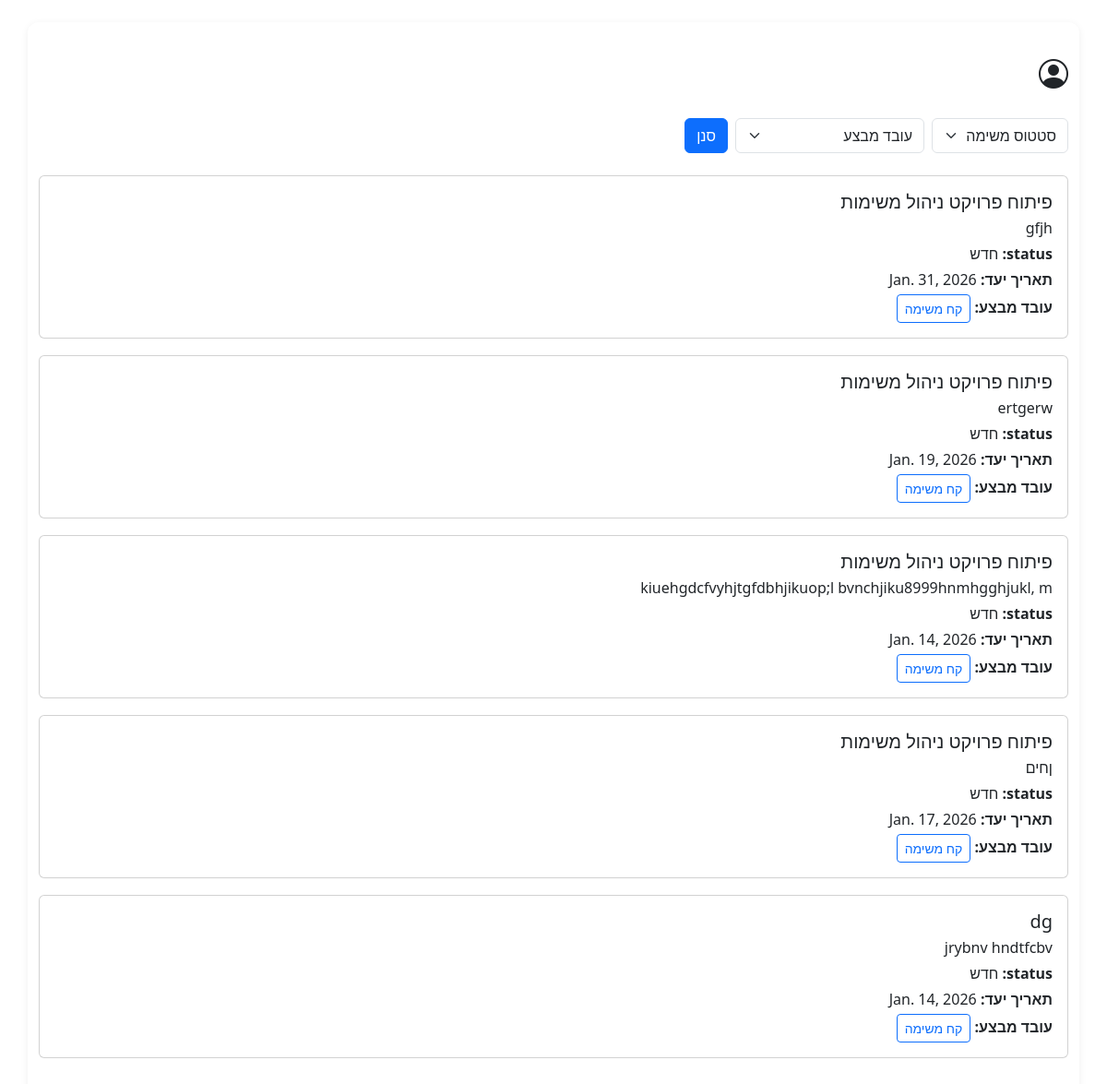
Screenshot of /TMApp/tasks/ (signed in) with the database file from the repository.
### TasksManagementApp/models.py (models this page shows, shortened)
class Task(models.Model):
    STATUS_CHOICES = [(1,"new"),(2,"in process"),(3,"completed")]
    task_id = models.AutoField(primary_key=True)
    task_name = models.CharField(max_length=100,blank=False, null=False)
    task_description = models.TextField(blank=False, null=False)
    task_last_date = models.DateField(blank=True, null=True)
    task_completed_date = models.DateField(blank=True, null=True)
    task_status = models.IntegerField(choices=STATUS_CHOICES,blank=False, null=False)
    employee = models.ForeignKey(settings.AUTH_USER_MODEL,on_delete=models.PROTECT,related_name='myTasks',blank=True, null=True)
    task_team = models.ForeignKey('Team',on_delete=models.PROTECT,related_name='tasks',blank=False, null=False)

### TasksManagementApp/views.py (the view)
# urls.py: path('tasks/', views.tasks, name='tasks'),
@login_required
def tasks(request):
    user = request.user
    role = user.employee_role
    employees = Employee.objects.all()
    tasks_qs = get_tasks_for_current_user(request)
    status = request.GET.get('status')
    employee = request.GET.get('employee')
    if status:
        tasks_qs = tasks_qs.filter(task_status=status)
    if employee:
        tasks_qs = tasks_qs.filter(employee_id=employee)
    return render(request, 'tasks.html', {
        'user': user,
        'role': role,
        'tasks': tasks_qs,
        'employees': employees,
        'form': AddTaskForm(),
    })

### TasksManagementApp/forms.py
class AddTaskForm(forms.ModelForm):
    class Meta:
        model = Task
        fields = ['task_name', 'task_description', 'task_last_date', 'employee']
        widgets = {
            'task_name': forms.TextInput(attrs={'class': 'form-control'}),
            'task_description': forms.Textarea(attrs={'class': 'form-control', 'rows': 3}),
            'task_last_date': forms.DateInput(attrs={'class': 'form-control', 'type': 'date'}),
            'employee': forms.Select(attrs={'class': 'form-select'}),
        }
    task_last_date = forms.DateField(widget=forms.DateInput(attrs={'type': 'date'}))

### TasksManagementApp/views.py (called while the page is built)
def get_tasks_for_current_user(request):
        return Task.objects.filter(task_team=request.user.team_code)

### TasksManagementApp/Templates/tasks.html (shortened to what this page needs)
{% load static %}
<!DOCTYPE html>
<html lang="he">
<head>
    <link rel="stylesheet" href="{% static 'styles.css' %}">
    <link href="https://cdn.jsdelivr.net/npm/bootstrap@5.3.3/dist/css/bootstrap.rtl.min.css" rel="stylesheet">
    <link href="https://cdn.jsdelivr.net/npm/bootstrap-icons@1.11.3/font/bootstrap-icons.css" rel="stylesheet">
</head>
<body dir="rtl">
<div class="container mt-4">
    <div class="d-flex justify-content-between align-items-center mb-4">
        <div class="user-menu">
            <i class="bi bi-person-circle fs-2"></i>
        </div>
    </div>
    <form method="get" class="row g-2 align-items-center mb-4">
        <div class="col-auto">
            <select name="status" class="form-select">
                <option value="">סטטוס משימה</option>
            </select>
        </div>
        <div class="col-auto">
            <select name="employee" class="form-select">
                <option value="">עובד מבצע</option>
            </select>
        </div>
        <div class="col-auto">
            <button type="submit" class="btn btn-primary">סנן</button>
        </div>
    </form>
    <div>
        {% for task in tasks %}
        <div class="card task-card">
            <div class="card-body d-flex justify-content-between align-items-center">
                <div>
                    <h5 class="card-title mb-1">{{ task.task_name }}</h5>
                    {% if task.task_description %}
                    <p class="card-text mb-1">{{ task.task_description }}</p>
                    {% endif %}
                    <div class="mb-1"><strong>status:</strong>
                        {% if task.task_status == 1 %}
                            חדש
                        {% elif task.task_status == 2 %}
                            בתהליך
                        {% elif task.task_status == 3 %}
                            הושלם
                        {% endif %}
                    </div>
                    {% if task.task_last_date %}
                        <div class="mb-1"><strong>תאריך יעד:</strong> {{ task.task_last_date }}</div>
                    {% endif %}
                    <div>
                        <strong>עובד מבצע:</strong>
                        {% if task.employee %}
                            {{ task.employee.username }}
                        {% else %}
                            {% if task.task_id and role != 1 %}
                                <form method="post" action="{% url 'take_task' task.task_id %}" style="display:inline;">
                                    <button class="btn btn-outline-primary btn-sm">קח משימה</button>
                                </form>
                            {% else %}
                                <span>פנוי</span>
                            {% endif %}
                        {% endif %}
                    </div>
                </div>
            </div>
        </div>
        {% empty %}
            <div class="alert alert-info">אין משימות להצגה.</div>
        {% endfor %}
    </div>
</div>
</body>
</html>

### TasksManagementApp/static/styles.css (style rules this page uses)
body { background: #f4f6fa; font-family: 'Segoe UI', Arial, sans-serif; }
.container { max-width: 700px; margin: 40px auto; background: #fff; border-radius: 12px; box-shadow: 0 2px 8px #0001; padding: 32px; }

### TasksManagementApp/Templates/tasks.html (style rules this page uses)
.user-menu { position: relative; display: inline-block; }
.task-card { margin-bottom: 18px; }

### rows the page displays
Task: task_name "פיתוח פרויקט ניהול משימות", task_description "gfjh", task_status "חדש", task_last_date "Jan. 31, 2026", shows "קח משימה"
Task: task_name "פיתוח פרויקט ניהול משימות", task_description "ertgerw", task_status "חדש", task_last_date "Jan. 19, 2026", shows "קח משימה"
Task: task_name "פיתוח פרויקט ניהול משימות", task_description "kiuehgdcfvyhjtgfdbhjikuop;l bvnchjiku8999hnmhgghjukl, m", task_status "חדש", task_last_date "Jan. 14, 2026", shows "קח משימה"
Task: task_name "פיתוח פרויקט ניהול משימות", task_description "ןחים", task_status "חדש", task_last_date "Jan. 17, 2026", shows "קח משימה"
Task: task_name "dg", task_description "jrybnv hndtfcbv", task_status "חדש", task_last_date "Jan. 14, 2026", shows "קח משימה"
